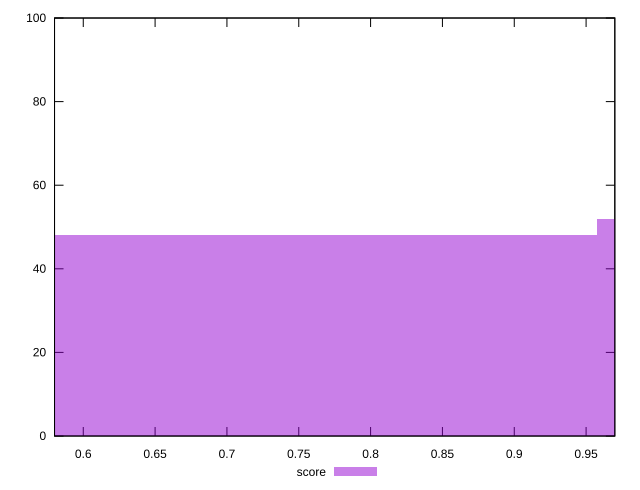

gnuplot code for this plot:
reset

$score <<EOF
0.7658591331001249 48
1.1487886996501873 52
EOF

set key outside below
set boxwidth 0.38292956655006244
set xrange [0.58:0.97]
set yrange [0:100]
set trange [0:100]
set style fill transparent solid 0.5 noborder
set terminal svg size 640, 490 enhanced background rgb 'white'
set output "reports/report_00033_2021-03-01T14-23-16.841Z/speed-index/samples/astro-inner/score/histogram.svg"

plot $score title "score" with boxes

reset
